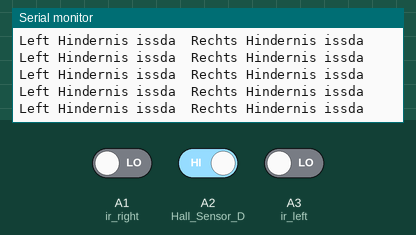
This sketch was run on a simulated Arduino Uno, built with avr-gcc and run on an emulated ATmega328P. Shown: the last lines printed to the serial monitor. Inputs (shaded band) come from the test bench; at power-on: A1 (ir_right) LOW, A2 (Hall_Sensor_D) HIGH, A3 (ir_left) LOW.

Above: at 1.2 s.
1.3 s: A1 (ir_right) driven HIGH
At 1.56 s:
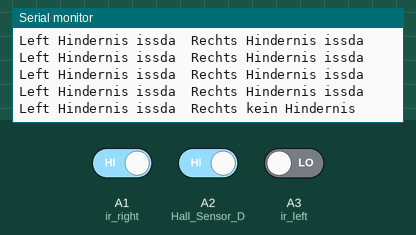
3.3 s: A2 (Hall_Sensor_D) driven LOW
At 3.56 s:
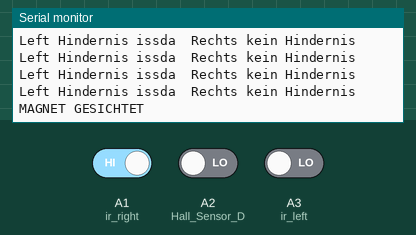
5.3 s: A3 (ir_left) driven HIGH
At 5.57 s:
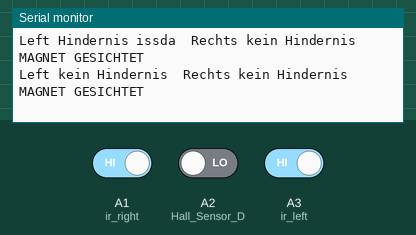
7.3 s: A1 (ir_right) driven LOW
At 7.57 s:
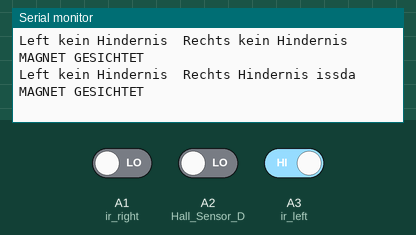
9.3 s: A2 (Hall_Sensor_D) driven HIGH
At 9.58 s:
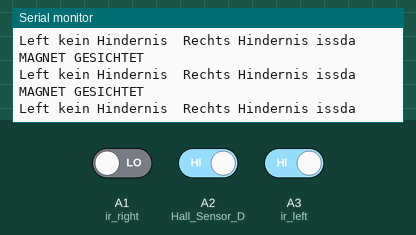
11.3 s: A1 (ir_right) driven HIGH
At 11.58 s:
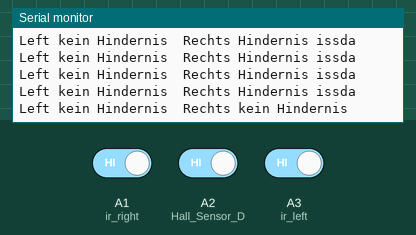

The sketch:

beide_sensoren.ino
```cpp
int ir_left = A3; // connect ir sensor to arduino pin 2 (left one)
int ir_right = A1;

#define Hall_Sensor A0          //A0 used with analog output, D2 with digital output
#define Hall_Sensor_D A2
int Hall_Val1=0,Hall_Val2=0;

void setup()
{
  pinMode(ir_left, INPUT); // sensor pin INPUT
  pinMode(ir_right, INPUT); // sensor pin INPUT
  pinMode(Hall_Sensor_D,INPUT);
  Serial.begin(9600);
}

void magnetLesen() {
  Hall_Val2=digitalRead(Hall_Sensor_D);
  if(Hall_Val2 == 0) {
    Serial.print("MAGNET GESICHTET");
  }
  Serial.println("\t");
}

void linieLinks() {
  int statusSensorLeft = digitalRead(ir_left);
  if(statusSensorLeft == 1) {
    Serial.print("Left kein Hindernis");
    Serial.print("\t");
  } else {
    Serial.print("Left Hindernis issda");
    Serial.print("\t");
  }
}

void linieRechts() {
  int statusSensorRight = digitalRead(ir_right);
  if(statusSensorRight == 1) {
    Serial.print("Rechts kein Hindernis");
    Serial.print("\t");
  } else
    Serial.print("Rechts Hindernis issda");
    Serial.print("\t");
}

void loop()
{
  linieLinks();
  linieRechts();
  magnetLesen();
  delay(200);
} 
```

Measured:
- after the input at 1.3 s, the serial monitor: prints a new line after 0.10 s (image 1)
- after the input at 3.3 s, the serial monitor: prints a new line after 0.11 s (image 2)
- after the input at 5.3 s, the serial monitor: prints a new line after 0.11 s (image 3)
- after the input at 7.3 s, the serial monitor: prints a new line after 0.12 s (image 4)
- after the input at 9.3 s, the serial monitor: prints a new line after 0.12 s (image 5)
- after the input at 11.3 s, the serial monitor: prints a new line after 0.13 s (image 6)
